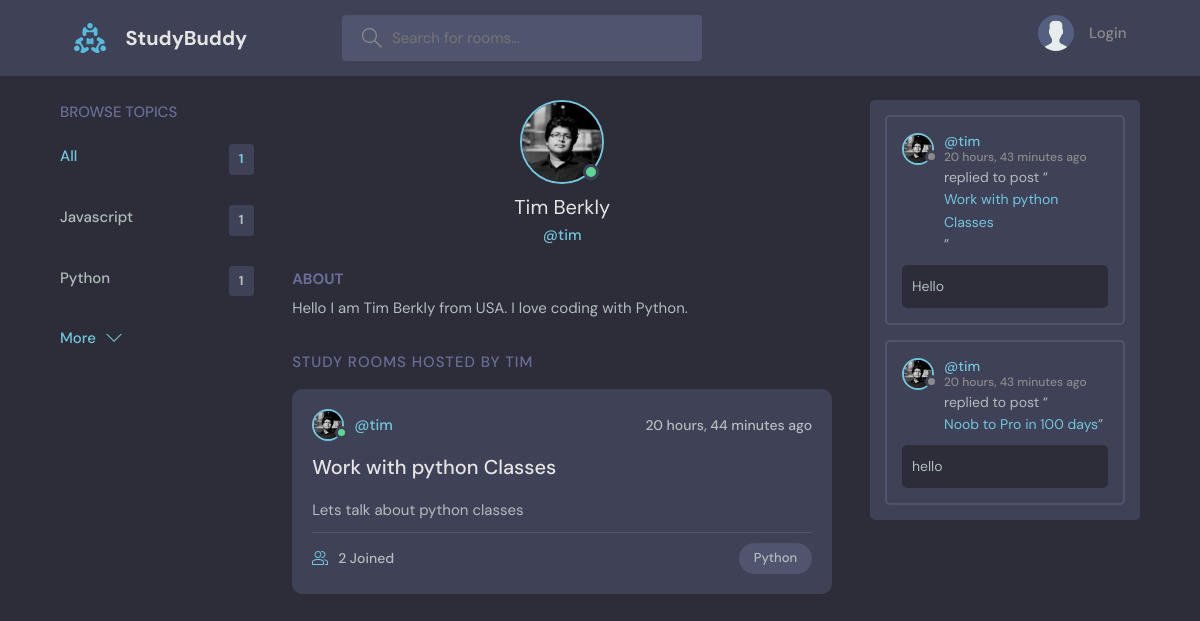
/user/profile/2/, run on the app's committed database.
### Chat/models.py (models this page shows, shortened)
class User(AbstractUser):
    name = models.CharField(max_length=200, blank=True)
    email = models.EmailField(max_length=254, unique=True)
    bio = models.TextField(null=True, blank=True)
    avatar = models.ImageField(null=True, blank=True, default="avatar.svg")
    USERNAME_FIELD = "email"
    REQUIRED_FIELDS = []

class Topics(models.Model):
    name = models.CharField(max_length=100, unique=True)
    def __str__(self):
        return self.name

class Rooms(models.Model):
    topic = models.ForeignKey(Topics, on_delete=models.SET_NULL, null=True)
    host = models.ForeignKey(User, on_delete=models.SET_NULL, null=True)
    name = models.CharField(max_length=100, unique=True)
    description = models.TextField(null=True, blank=True)
    participants = models.ManyToManyField(User, related_name="participants", blank=True)
    created_at = models.DateTimeField(auto_now_add=True)
    updated_at = models.DateTimeField(auto_now=True)
    def __str__(self):
        return self.name

class Message(models.Model):
    room = models.ForeignKey(Rooms, on_delete=models.CASCADE)
    user = models.ForeignKey(User, on_delete=models.CASCADE)
    content = models.TextField()
    created_at = models.DateTimeField(auto_now_add=True)
    updated_at = models.DateTimeField(auto_now=True)

### Chat/views.py (the view)
# urls.py: path("user/profile/<str:id>/", views.user_profile, name="profile"),
def user_profile(request, id):
    user = User.objects.get(id=id)
    rooms = user.rooms_set.all()
    user_activities = user.message_set.all()
    topics = Topics.objects.all()
    return render(
        request,
        "user/profile.html",
        {
            "user": user,
            "rooms": rooms,
            "room_messages": user_activities,
            "topics": topics,
        },
    )

### Chat/templates/user/profile.html (shortened to what this page needs)
{% extends 'base.html' %}
{% block content %}
  <main class="profile-page layout layout--3">
    <div class="container">
      <div class="topics">
        {% include "chat/components/_topics.html" %}
      </div>
      <div class="roomList">
        <div class="profile">
          <div class="profile__avatar">
            <div class="avatar avatar--large active">
              <img src="{{user.avatar.url}}" />
            </div>
          </div>
          <div class="profile__info">
            <h3>{{user.name}}</h3>
            <p>@{{user.username}}</p>
          </div>
          <div class="profile__about">
            <h3>About</h3>
            <p>
              {% if user.bio %}
                {{user.bio}}
                {% else %}
                {{user.name}} haven't added a Bio yet.
              {% endif %}
            </p>
          </div>
        </div>
        <div class="roomList__header">
          <div>
            <h2>Study Rooms Hosted by {{ user.username }}</a>
          </h2>
        </div>
      </div>
      {% include "chat/components/_feed.html" %}
    </div>
    <div class="activities">
      {% include "chat/components/_activity.html" %}
    </div>
  </div>
  </main>
{% endblock %}

### templates/base.html (shortened to what this page needs)
<!DOCTYPE html>
{% load static %}
<html lang="en">
  <head>
    <link rel="stylesheet" href='{% static "styles/style.css" %}' />
  </head>
  <body>
    {% include 'components/_header.html' %}
    <main >
      {% block content %}
      {% endblock %}
    </main>
  </body>
</html>
{% load static %}

### templates/components/_header.html (shortened to what this page needs)
{% load static %}
<header class="header header--loggedIn">
  <div class="container">
    <a href={% url 'rooms' %} class="header__logo">
      <img src="{% static 'images/logo.svg' %}"/>
      <h1>StudyBuddy</h1>
    </a>
    <form class="header__search" method="GET" action="{% url 'rooms' %}">
      <label>
        <input type="text" placeholder="Search for rooms..."  name="topic"/>
      </label>
    </form>
    <nav class="header__menu">
      {% if not request.user.is_authenticated %}
        <a href="{% url 'login' %}">
          <img src="{% static 'images/avatar.svg' %}" />
          <p>Login</p>
        </a>
      {% endif %}
    </nav>
  </div>
</header>

### Chat/templates/chat/components/_topics.html
<div class="topics__header">
  <h2>Browse Topics</h2>
</div>
<ul class="topics__list">
  <li>
    <a href="?" class="active">All <span>{{ rooms.count }}</span></a>
  </li>
  {% for topic in topics %}
    <li>
      <a href="{% url  'rooms' %}?topic={{ topic.name }}">
        {{ topic.name }} <span>{{ topic.rooms_set.all.count }}</span></a>
    </li>
  {% endfor %}
</ul>
<a class="btn btn--link" href="#">
  More
  <svg version="1.1" xmlns="http://www.w3.org/2000/svg" width="32" height="32" viewBox="0 0 32 32">
    <title>chevron-down</title>
    <path d="M16 21l-13-13h-3l16 16 16-16h-3l-13 13z"></path>
  </svg>
</a>

### Chat/templates/chat/components/_feed.html (shortened to what this page needs)
{% for room in rooms %}
  <div class="roomListRoom">
    <div class="roomListRoom__header">
      <a href="{% url 'profile' room.host.id %}" class="roomListRoom__author">
        <div class="avatar avatar--small active">
          <img src="{{room.host.avatar.url}}" />
        </div>
        <span>@{{room.host.username}}</span>
      </a>
      <div class="roomListRoom__actions">
        <span>{{room.created_at | timesince }} ago</span>
      </div>
    </div>
    <div class="roomListRoom__content">
      <a href="{% url 'room' room.id %}">{{room.name}}</a>
      <p>
        {{room.description | truncatechars:150}}
      </p>
    </div>
    <div class="roomListRoom__meta">
      <a href="{% url 'room' room.id %}" class="roomListRoom__joined">
        {{room.participants.all.count}} Joined
      </a>
      <p class="roomListRoom__topic">{{room.topic}}</p>
    </div>
  </div>
{% endfor %}

### Chat/templates/chat/components/_activity.html (shortened to what this page needs)
{% for message in room_messages %}
  <div class="activities__box">
    <div class="activities__boxHeader roomListRoom__header">
      <a href="{% url 'profile' message.user.id %}" class="roomListRoom__author">
        <div class="avatar avatar--small">
          <img src="{{message.user.avatar.url}}" />
        </div>
        <p>
          @{{message.user.username}}
          <span>{{message.created_at | timesince}} ago</span>
        </p>
      </a>
    </div>
    <div class="activities__boxContent">
      <p>replied to post “<a href={% url 'room' message.room.id %}>{{message.room}}</a>”</p>
      <div class="activities__boxRoomContent">
        {{message.content | truncatechars:100}}
      </div>
    </div>
  </div>
{% endfor %}

### data on the page
User: count "1", avatar (picture), name "Tim Berkly", username "tim", bio "Hello I am Tim Berkly from USA. I love coding with Python.", username "TIM"
Topics: name "Javascript", rooms_set.all.count "1"
Topics: name "Python", rooms_set.all.count "1"
Rooms: host.avatar (picture), host.username "tim", created_at "20 hours, 44 minutes", name "Work with python Classes", description "Lets talk about python classes", participants.all.count "2", topic "Python"
Message: user.avatar (picture), user.username "tim", created_at "20 hours, 43 minutes", room "Work with python Classes", content "Hello"
Message: user.avatar (picture), user.username "tim", created_at "20 hours, 43 minutes", room "Noob to Pro in 100 days", content "hello"
